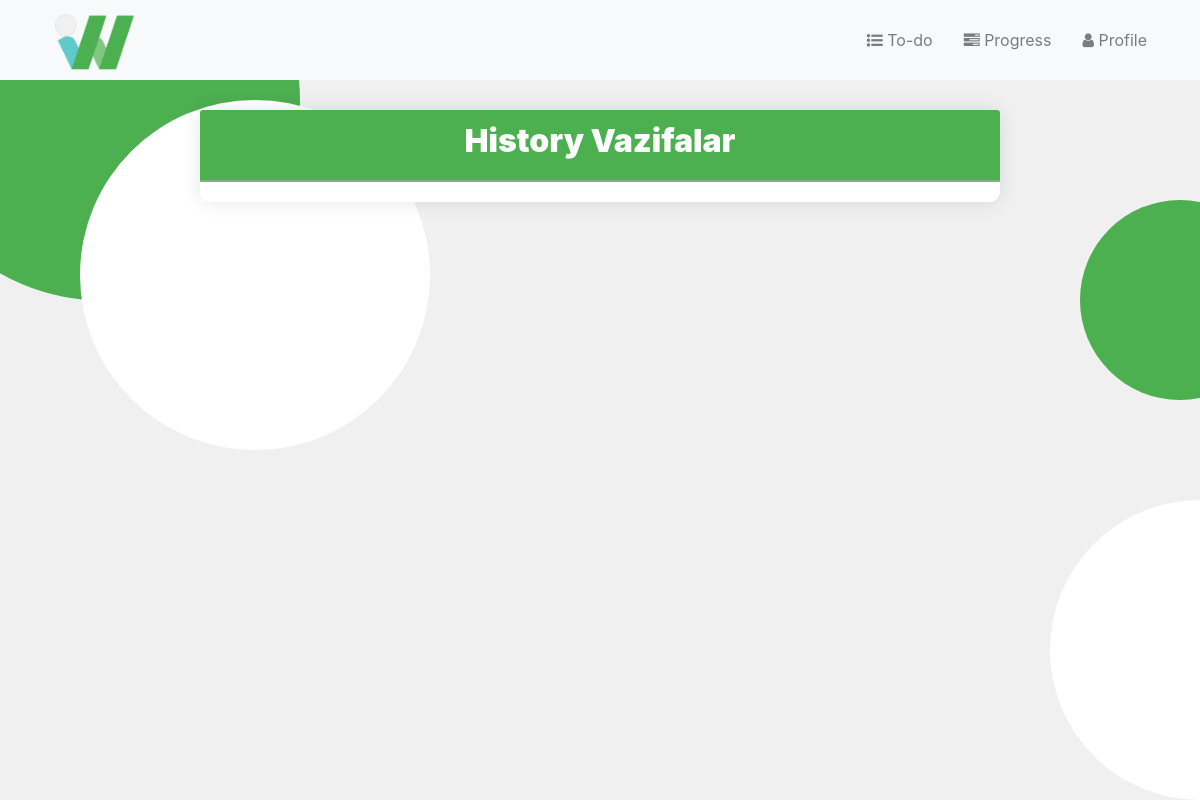
The app's page /historyVazifa/ (signed in), older data.
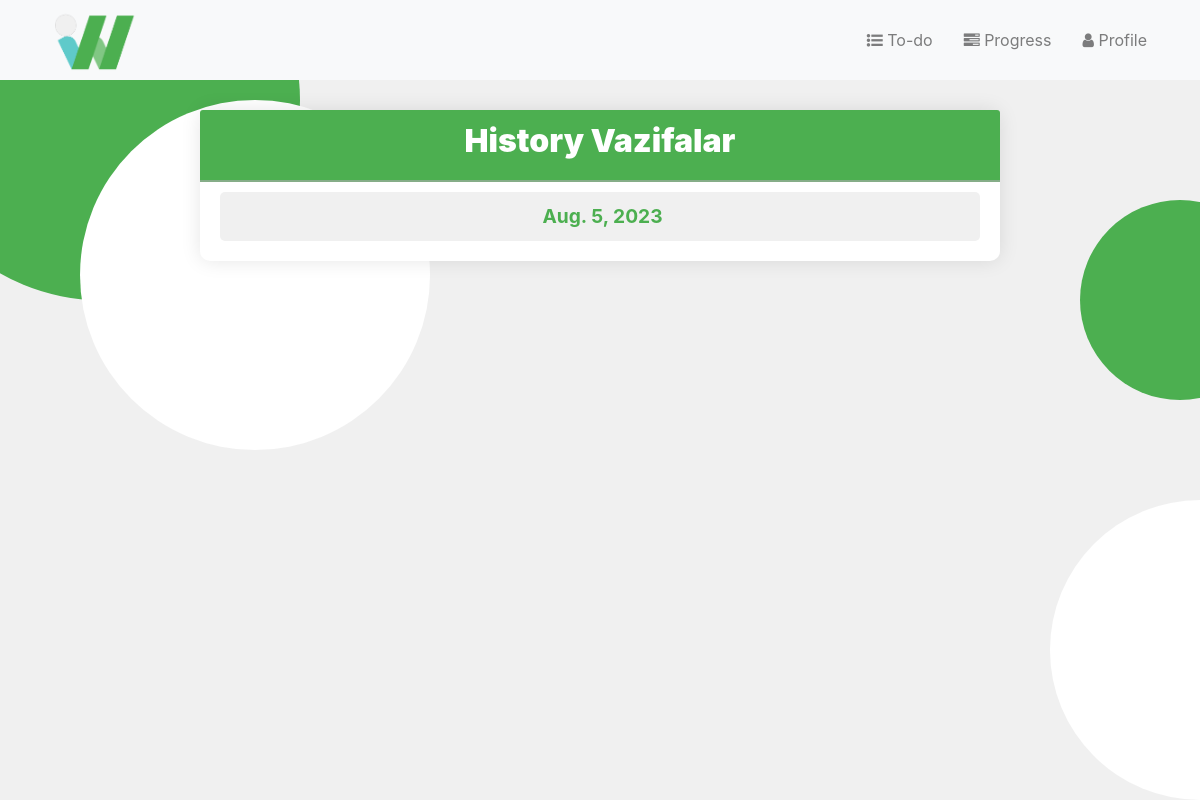
The same page, newer data.
### to_do_list/models.py (models this page shows, shortened)
class DateBajarildiModel(models.Model):
    foydalanuvchi = models.ForeignKey(User, on_delete=models.CASCADE, null=True, blank=True)
    date = models.DateField()
    class Meta:
        ordering = ['date']

### to_do_list/views.py (the view)
# urls.py: path("historyVazifa/", views.historyVazifa, name='historyVazifa'),
def historyVazifa(request):
    date_now = timezone.localdate()
    modelMe = DateBajarildiModel.objects.filter(
        date__lte = date_now,
        foydalanuvchi=request.user,
    ).values() # historyVazifalar
    last_10kun = date_now - timezone.timedelta(days=10)
    if not request.user.is_staff:
        DateBajarildiModel.objects.filter(
            date__lt=last_10kun,
            foydalanuvchi=request.user
        ).delete()
    return render(request, "to_do_list/historyVazifa.html", {"modelMe": modelMe})

### to_do_list/templates/to_do_list/historyVazifa.html (shortened to what this page needs)
{% extends 'to_do_list/layout.html' %}
{% block head %}
    {% load static %}
    <link rel="stylesheet" href="{% static 'to_do_list/read_style.css' %}">
{% endblock %}
{% block content %}
    <div class="container">
        <div class="row justify-content-center">
            <div class="card">
                <div class="card-header">
                    <h2>History Vazifalar</h2>
                </div>
                <div class="card-body">
                        {% for i in modelMe %}
                            <a href="{% url 'bajarilganVazifalar' i.id %}" style="text-decoration: none; color:#4caf50;"><div class="item" style="margin-bottom:10px; background-color: #f0f0f0; display: flex; align-items: center; justify-content: center; font-size: larger;"><strong>{{ i.date }}</strong></div></a>
                        {% endfor %}
                </div>
            </div>
        </div>
    </div>
{% endblock %}

Row changes from the older to the newer data that the page shows:
added DateBajarildiModel: date "Aug. 5, 2023"
